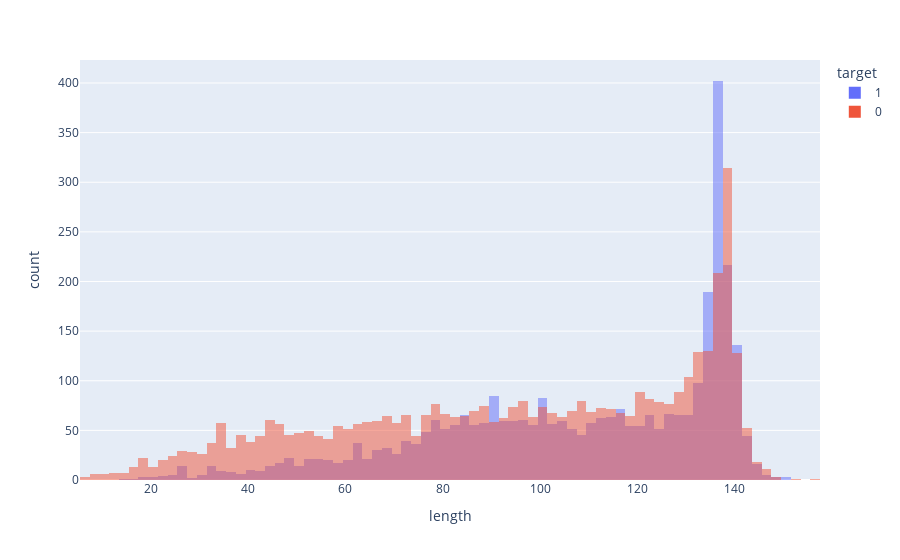

Notebook code for this chart:
### Code cell
fig = px.histogram(train, x = 'length', color = 'target', barmode='overlay', nbins = 100)
fig.show()

### Figure 1 — Plotly figure (JSON) as saved in the notebook; plotly's stock layout.template omitted (floating-point values rounded to 4 significant figures; data arrays with more than 128 entries replaced by an {"elided": "..."} marker saying what was removed)
{"data": [{"alignmentgroup": "True", "bingroup": "x", "hovertemplate": "target=1<br>length=%{x}<br>count=%{y}<extra></extra>", "legendgroup": "1", "marker": {"color": "#636efa", "opacity": 0.5, "pattern": {"shape": ""}}, "name": "1", "nbinsx": 100, "offsetgroup": "1", "orientation": "v", "showlegend": true, "type": "histogram", "x": {"elided": "3271 int values"}, "xaxis": "x", "yaxis": "y"}, {"alignmentgroup": "True", "bingroup": "x", "hovertemplate": "target=0<br>length=%{x}<br>count=%{y}<extra></extra>", "legendgroup": "0", "marker": {"color": "#EF553B", "opacity": 0.5, "pattern": {"shape": ""}}, "name": "0", "nbinsx": 100, "offsetgroup": "0", "orientation": "v", "showlegend": true, "type": "histogram", "x": {"elided": "4342 int values"}, "xaxis": "x", "yaxis": "y"}], "layout": {"barmode": "overlay", "legend": {"title": {"text": "target"}, "tracegroupgap": 0}, "margin": {"t": 60}, "xaxis": {"anchor": "y", "domain": [0, 1], "title": {"text": "length"}}, "yaxis": {"anchor": "x", "domain": [0, 1], "title": {"text": "count"}}}}
